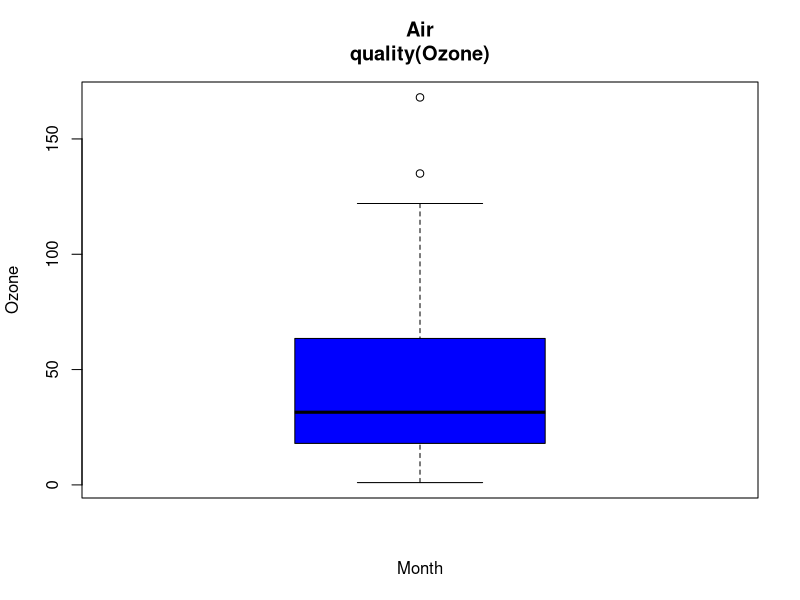

R code for this plot:
library(MASS)
library(reshape2)
library(reshape)

library(dplyr)
air=airquality
print("Original data frame:\n")
print(head(air))
molten.data=melt(air)
print(head(molten.data))
#b
molten.data <- melt(air,id = c("Month","Day"))
print("\nAfter melting data frame:\n")
print(head(molten.data))
#c
cast_data = cast(molten.data,Month~variable,sum)
print(cast_data)
#d
melt_data <- melt(air, id = c("Ozone"))
melt_data1 <- melt(air, id = c("Solar.R"))
melt_data2 <- melt(air, id = c("Wind"))
melt_data3 <- melt(air, id = c("Temp"))
cast_data1= cast(melt_data, Ozone~variable, mean)
cast_data2 = cast(melt_data1, Solar.R~variable, mean)
cast_data3 = cast(melt_data2, Wind~variable, mean)
cast_data4 = cast(melt_data3, Temp~variable, mean)
print(head(cast_data1))
print(head(cast_data2))
print(head(cast_data3))
print(head(cast_data4))
#e
mpg2=air[,1]

boxplot(mpg2,main="Air
quality(Ozone)",xlab="Month",ylab="Ozone",col="blue")
